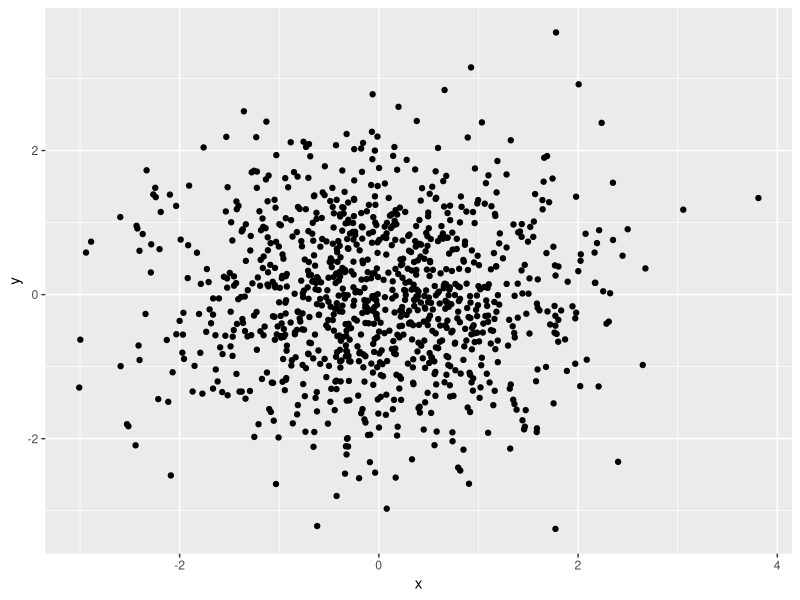
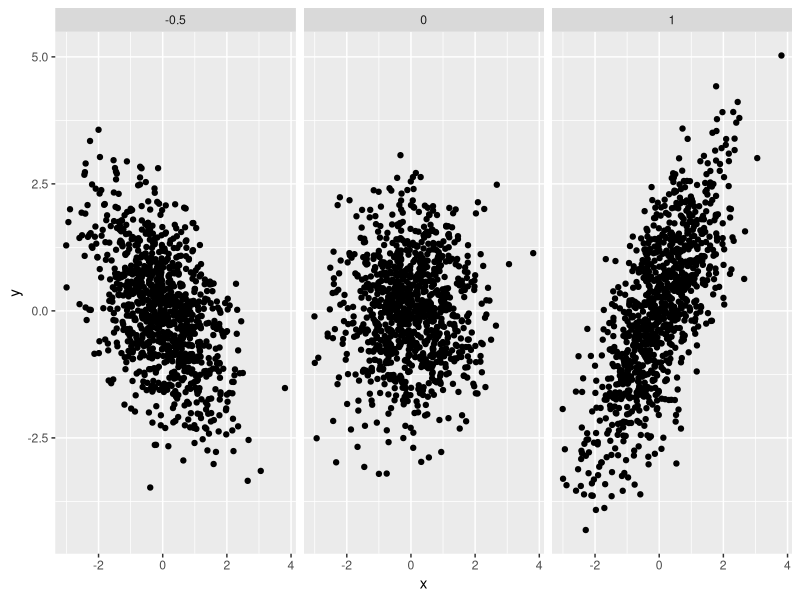
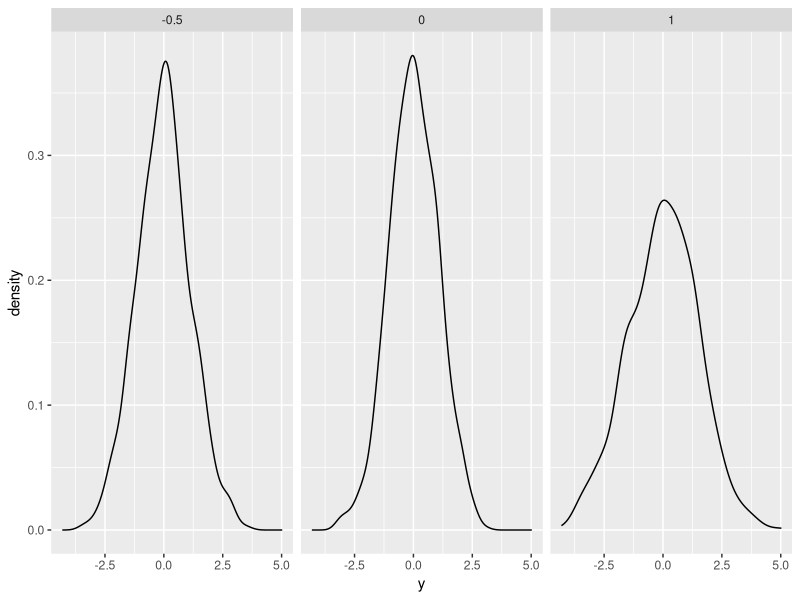
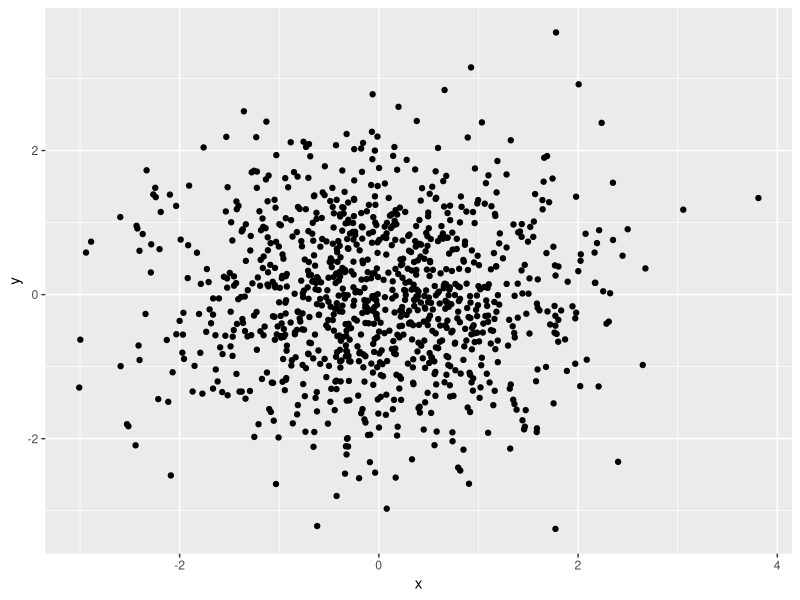
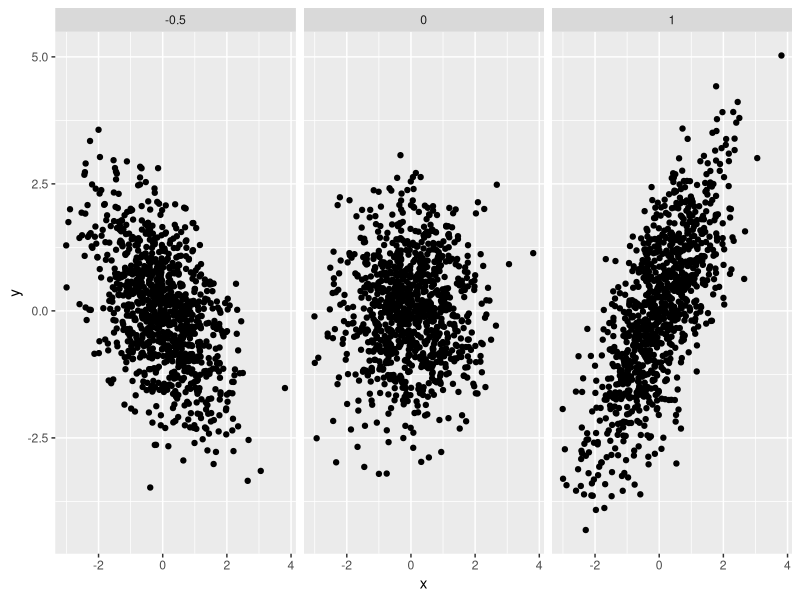
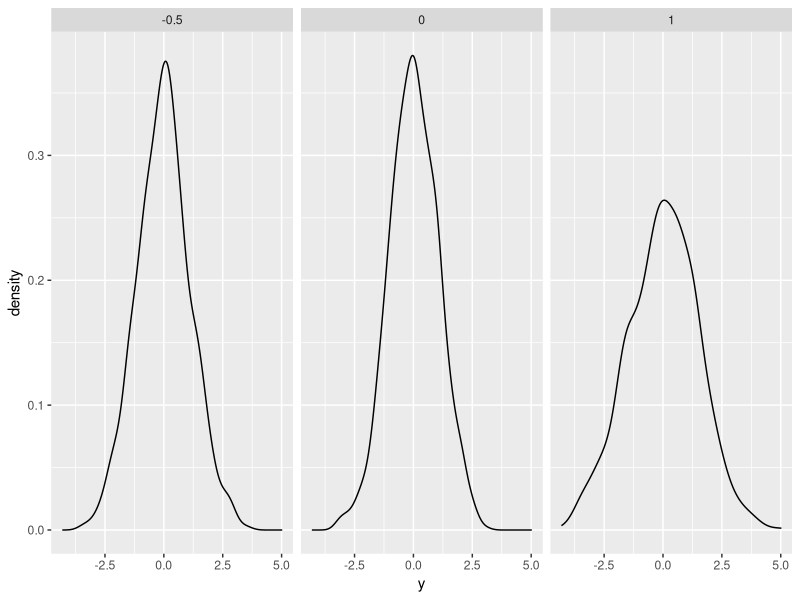

R code for these plots, in order:
## ---- chunk 1
togs <- TRUE
library(ggplot2)
library(dplyr)
library(reshape2)
# togs <- FALSE
## ---- chunk 2
set.seed(1)
nsamps <- 1000
x      <- rnorm(nsamps)
y      <- rnorm(nsamps)
ggplot(data.frame(x, y), aes(x = x, y = y)) +
  geom_point()

y1 <- rnorm(nsamps, mean = 1 * x)
y2 <- rnorm(nsamps, mean = 0 * x)
y3 <- rnorm(nsamps, mean = -0.5 * x)
df <- tibble(x = c(x,x,x),
             y = c(y1,y2,y3),
             a = c(rep(1, nsamps), rep(0, nsamps), rep(-0.5, nsamps)))
ggplot(df, aes(x = x, y = y)) +
  geom_point() +
  facet_wrap(~a)

# Parameter a controls the scale of linear dependency between X and Y.

ggplot(df, aes(x = y)) +
  geom_density() +
  facet_wrap(~a)
## ---- chunk 3
set.seed(1)
nsamps <- 1000
x      <- rnorm(nsamps)
y      <- rnorm(nsamps)
ggplot(data.frame(x, y), aes(x = x, y = y)) +
  geom_point()

y1 <- rnorm(nsamps, mean = 1 * x)
y2 <- rnorm(nsamps, mean = 0 * x)
y3 <- rnorm(nsamps, mean = -0.5 * x)
df <- tibble(x = c(x,x,x),
             y = c(y1,y2,y3),
             a = c(rep(1, nsamps), rep(0, nsamps), rep(-0.5, nsamps)))
ggplot(df, aes(x = x, y = y)) +
  geom_point() +
  facet_wrap(~a)

# Parameter a controls the scale of linear dependency between X and Y.

ggplot(df, aes(x = y)) +
  geom_density() +
  facet_wrap(~a)
